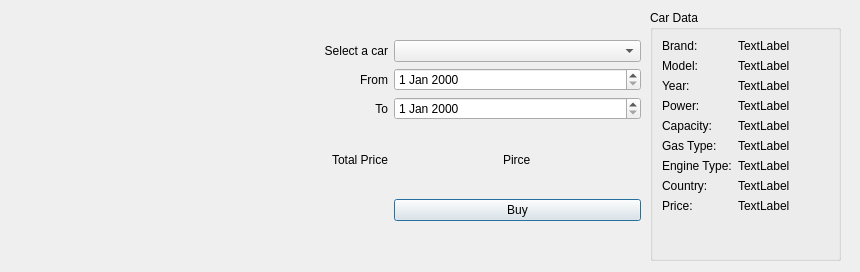
<?xml version="1.0" encoding="UTF-8"?>
<ui version="4.0">
 <class>UserInterface</class>
 <widget class="QDialog" name="UserInterface">
  <property name="geometry">
   <rect>
    <x>0</x>
    <y>0</y>
    <width>860</width>
    <height>272</height>
   </rect>
  </property>
  <property name="windowTitle">
   <string>Dialog</string>
  </property>
  <widget class="QWidget" name="gridLayoutWidget">
   <property name="geometry">
    <rect>
     <x>140</x>
     <y>40</y>
     <width>501</width>
     <height>181</height>
    </rect>
   </property>
   <layout class="QGridLayout" name="gridLayout">
    <item row="4" column="1">
     <widget class="QLabel" name="label_TotalPrice">
      <property name="layoutDirection">
       <enum>Qt::RightToLeft</enum>
      </property>
      <property name="text">
       <string>Total Price</string>
      </property>
      <property name="alignment">
       <set>Qt::AlignRight|Qt::AlignTrailing|Qt::AlignVCenter</set>
      </property>
     </widget>
    </item>
    <item row="3" column="1">
     <widget class="QLabel" name="label_to">
      <property name="text">
       <string>To</string>
      </property>
      <property name="alignment">
       <set>Qt::AlignRight|Qt::AlignTrailing|Qt::AlignVCenter</set>
      </property>
     </widget>
    </item>
    <item row="1" column="1">
     <widget class="QLabel" name="label_selectacar">
      <property name="text">
       <string>Select a car</string>
      </property>
      <property name="alignment">
       <set>Qt::AlignRight|Qt::AlignTrailing|Qt::AlignVCenter</set>
      </property>
     </widget>
    </item>
    <item row="5" column="2">
     <widget class="QPushButton" name="pushButton_buy">
      <property name="text">
       <string>Buy</string>
      </property>
     </widget>
    </item>
    <item row="2" column="1">
     <widget class="QLabel" name="label_from">
      <property name="text">
       <string>From</string>
      </property>
      <property name="alignment">
       <set>Qt::AlignRight|Qt::AlignTrailing|Qt::AlignVCenter</set>
      </property>
     </widget>
    </item>
    <item row="2" column="2">
     <widget class="QDateEdit" name="dateEdit"/>
    </item>
    <item row="3" column="2">
     <widget class="QDateEdit" name="dateEdit_2"/>
    </item>
    <item row="4" column="2" alignment="Qt::AlignHCenter">
     <widget class="QLabel" name="label_Price_2">
      <property name="text">
       <string>Pirce</string>
      </property>
     </widget>
    </item>
    <item row="1" column="2">
     <widget class="QComboBox" name="comboBox_CarSelect"/>
    </item>
   </layout>
  </widget>
  <widget class="QGroupBox" name="groupBox_CarData">
   <property name="geometry">
    <rect>
     <x>650</x>
     <y>10</y>
     <width>191</width>
     <height>251</height>
    </rect>
   </property>
   <property name="title">
    <string>Car Data</string>
   </property>
   <layout class="QFormLayout" name="formLayout">
    <item row="0" column="0">
     <widget class="QLabel" name="label_Brand">
      <property name="text">
       <string>Brand:</string>
      </property>
     </widget>
    </item>
    <item row="0" column="1">
     <widget class="QLabel" name="label_BrandData">
      <property name="text">
       <string>TextLabel</string>
      </property>
     </widget>
    </item>
    <item row="1" column="0">
     <widget class="QLabel" name="label_Model">
      <property name="text">
       <string>Model:</string>
      </property>
     </widget>
    </item>
    <item row="1" column="1">
     <widget class="QLabel" name="label_ModelData">
      <property name="text">
       <string>TextLabel</string>
      </property>
     </widget>
    </item>
    <item row="2" column="0">
     <widget class="QLabel" name="label_year">
      <property name="text">
       <string>Year:</string>
      </property>
     </widget>
    </item>
    <item row="2" column="1">
     <widget class="QLabel" name="label_YearData">
      <property name="text">
       <string>TextLabel</string>
      </property>
     </widget>
    </item>
    <item row="3" column="0">
     <widget class="QLabel" name="label_Power">
      <property name="text">
       <string>Power:</string>
      </property>
     </widget>
    </item>
    <item row="3" column="1">
     <widget class="QLabel" name="label_PowerData">
      <property name="text">
       <string>TextLabel</string>
      </property>
     </widget>
    </item>
    <item row="4" column="0">
     <widget class="QLabel" name="label_Capacity">
      <property name="text">
       <string>Capacity:</string>
      </property>
     </widget>
    </item>
    <item row="4" column="1">
     <widget class="QLabel" name="labelCapacityData">
      <property name="text">
       <string>TextLabel</string>
      </property>
     </widget>
    </item>
    <item row="8" column="0">
     <widget class="QLabel" name="label_Price">
      <property name="text">
       <string>Price:</string>
      </property>
     </widget>
    </item>
    <item row="8" column="1">
     <widget class="QLabel" name="label_PriceData">
      <property name="text">
       <string>TextLabel</string>
      </property>
     </widget>
    </item>
    <item row="5" column="0">
     <widget class="QLabel" name="label_gas">
      <property name="text">
       <string>Gas Type:</string>
      </property>
     </widget>
    </item>
    <item row="5" column="1">
     <widget class="QLabel" name="label_GasData">
      <property name="text">
       <string>TextLabel</string>
      </property>
     </widget>
    </item>
    <item row="6" column="0">
     <widget class="QLabel" name="label_engineType">
      <property name="text">
       <string>Engine Type:</string>
      </property>
     </widget>
    </item>
    <item row="6" column="1">
     <widget class="QLabel" name="label_EngineTypData">
      <property name="text">
       <string>TextLabel</string>
      </property>
     </widget>
    </item>
    <item row="7" column="0">
     <widget class="QLabel" name="label_Country">
      <property name="text">
       <string>Country:</string>
      </property>
     </widget>
    </item>
    <item row="7" column="1">
     <widget class="QLabel" name="label_CountryData">
      <property name="text">
       <string>TextLabel</string>
      </property>
     </widget>
    </item>
   </layout>
  </widget>
 </widget>
 <resources/>
 <connections/>
</ui>
